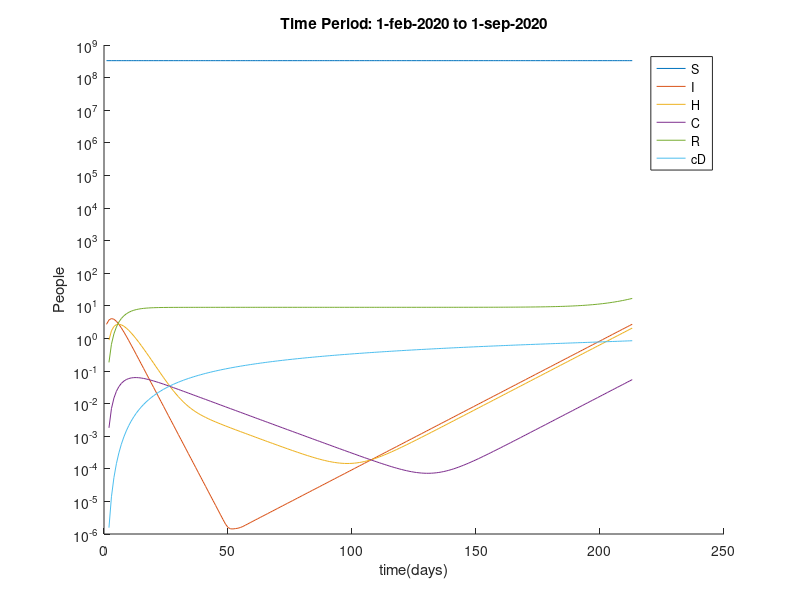

Write MATLAB code to recreate this figure.

%% Get simulation results
load('TestSimulationNeherModelAMIGO.mat','simCov19')

%% Get cumulative results and save

[a,b] = size(simCov19.sim.states{1});

cumResCov19 = zeros(a,b/9);
r = 1:9:b;
for i=1:9 % States    
    for j=1:9 % Agge groups
        cumResCov19(:,i) = cumResCov19(:,i) + simCov19.sim.states{1}(:,r(j));
    end
    r = r+1;
end

%% Cumulative deaths
CD = zeros(size(cumResCov19(:,9)));
for i=1:length(cumResCov19(:,9))
    CD(i,1) = sum(cumResCov19(1:i,9));
end

%% Cummulative recovered
CR = zeros(size(cumResCov19(:,8)));
for i=1:length(cumResCov19(:,8))
    CR(i,1) = sum(cumResCov19(1:i,8));
end


%% Plot results

figure
hold on
for i=1:8
    if i~=2 && i~=3 && i~=4
        plot(simCov19.sim.tsim{1}+1, cumResCov19(:,i))
    end
end
plot(simCov19.sim.tsim{1}+1, CD)
legend('S','I','H','C','R','cD')
set(gca, 'YScale', 'log')
ylabel('People')
xlabel('time(days)')
title('Time Period: 1-feb-2020 to 1-sep-2020')






























